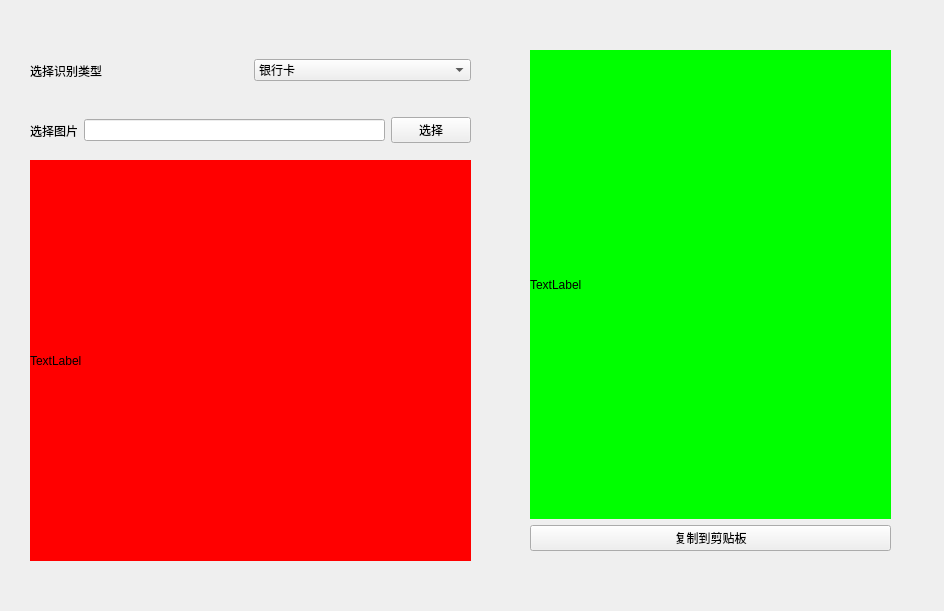
<?xml version="1.0" encoding="UTF-8"?>
<ui version="4.0">
 <class>Form</class>
 <widget class="QWidget" name="Form">
  <property name="geometry">
   <rect>
    <x>0</x>
    <y>0</y>
    <width>944</width>
    <height>611</height>
   </rect>
  </property>
  <property name="windowTitle">
   <string>Form</string>
  </property>
  <widget class="QWidget" name="horizontalLayoutWidget">
   <property name="geometry">
    <rect>
     <x>30</x>
     <y>50</y>
     <width>441</width>
     <height>41</height>
    </rect>
   </property>
   <layout class="QHBoxLayout" name="horizontalLayout">
    <item>
     <widget class="QLabel" name="label">
      <property name="text">
       <string>选择识别类型                          </string>
      </property>
     </widget>
    </item>
    <item>
     <widget class="QComboBox" name="comboBox">
      <item>
       <property name="text">
        <string>银行卡</string>
       </property>
      </item>
     </widget>
    </item>
   </layout>
  </widget>
  <widget class="QWidget" name="horizontalLayoutWidget_2">
   <property name="geometry">
    <rect>
     <x>30</x>
     <y>110</y>
     <width>441</width>
     <height>41</height>
    </rect>
   </property>
   <layout class="QHBoxLayout" name="horizontalLayout_2">
    <item>
     <widget class="QLabel" name="label_2">
      <property name="text">
       <string>选择图片</string>
      </property>
     </widget>
    </item>
    <item>
     <widget class="QLineEdit" name="lineEdit"/>
    </item>
    <item>
     <widget class="QPushButton" name="pushButton">
      <property name="text">
       <string>选择</string>
      </property>
     </widget>
    </item>
   </layout>
  </widget>
  <widget class="QLabel" name="label_3">
   <property name="geometry">
    <rect>
     <x>30</x>
     <y>160</y>
     <width>441</width>
     <height>401</height>
    </rect>
   </property>
   <property name="styleSheet">
    <string notr="true">background-color: rgb(255, 0, 0);</string>
   </property>
   <property name="text">
    <string>TextLabel</string>
   </property>
  </widget>
  <widget class="QWidget" name="verticalLayoutWidget">
   <property name="geometry">
    <rect>
     <x>530</x>
     <y>50</y>
     <width>361</width>
     <height>501</height>
    </rect>
   </property>
   <layout class="QVBoxLayout" name="verticalLayout">
    <item>
     <widget class="QLabel" name="label_4">
      <property name="styleSheet">
       <string notr="true">background-color: rgb(0, 255, 0);</string>
      </property>
      <property name="text">
       <string>TextLabel</string>
      </property>
     </widget>
    </item>
    <item>
     <widget class="QPushButton" name="pushButton_2">
      <property name="text">
       <string>复制到剪贴板</string>
      </property>
     </widget>
    </item>
   </layout>
  </widget>
 </widget>
 <resources/>
 <connections/>
</ui>
